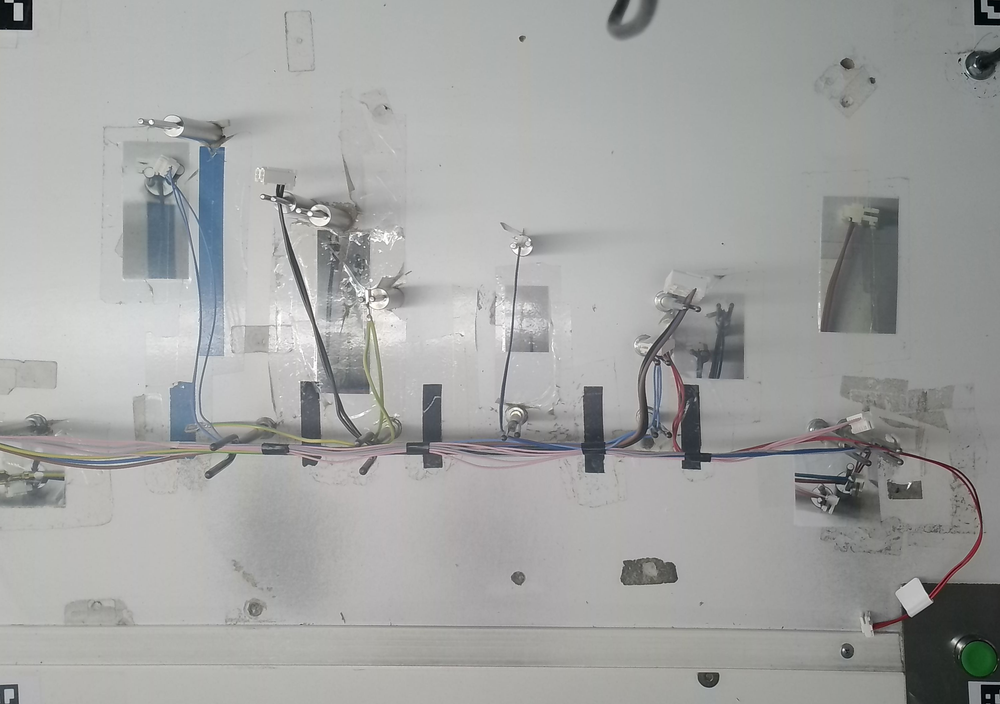
#> input picture Z2_0_4.png, 1000 x 704 px, shrunk from 3077 x 2167 before the run
$ python test_mapper.py
#> lines starting #> are read from the running program, lines starting #| are printed output that depends on the picture
### utils/roi_cropper.py
import numpy as np


class ROICropper:
    def __init__(self, roi_data):
        self.roi_objects = {}
        self.total_rois = 0
        self.process_rois(roi_data)

    def _to_float(self, value):
        """Convert tensor or any numeric type to Python float"""
        if hasattr(value, "item"):  # PyTorch tensor or numpy scalar
            return float(value.item())
        return float(value)

    def process_rois(self, roi_data):
        """Process ROI data and categorize by type"""
        if not isinstance(roi_data, dict):
            raise TypeError("ROI data must be a dictionary.")

        for key, value in roi_data.items():
            if isinstance(value, list):
                valid_rois = []
                for obj in value:
                    roi_type = self.detect_roi_type(obj)
                    if roi_type:
                        valid_rois.append({**obj, "_type": roi_type})

                if valid_rois:
                    self.roi_objects[key] = valid_rois
                    self.total_rois += len(valid_rois)

            elif isinstance(value, dict):
                roi_type = self.detect_roi_type(value)
                if roi_type:
                    self.roi_objects[key] = [{**value, "_type": roi_type}]
                    self.total_rois += 1

        if self.total_rois == 0:
            raise ValueError("No valid ROI objects found in the data")

    def detect_roi_type(self, obj):
        """Detect ROI type: 'center' (square) or 'rectangle'"""
        if not isinstance(obj, dict):
            return None

        # Check for center-based ROI (square)
        if "center" in obj and "relative_half_size" in obj:
            center = obj["center"]
            if isinstance(center, dict) and "x" in center and "y" in center:
                try:
                    self._to_float(center["x"])
                    self._to_float(center["y"])
                    self._to_float(obj["relative_half_size"])
                    return "center"
                except (ValueError, TypeError, AttributeError):
                    return None

        # Check for rectangle ROI (start/end points)
        if "start" in obj and "end" in obj:
            start = obj["start"]
            end = obj["end"]
            if isinstance(start, dict) and isinstance(end, dict):
                if "x" in start and "y" in start and "x" in end and "y" in end:
                    try:
                        self._to_float(start["x"])
                        self._to_float(start["y"])
                        self._to_float(end["x"])
                        self._to_float(end["y"])
                        return "rectangle"
                    except (ValueError, TypeError, AttributeError):
                        return None

        return None

    # [21 lines left out: function calculate_roi_bounds_center, not called in this run]

    def calculate_roi_bounds_rectangle(self, image_width, image_height, roi):
        """Calculate bounds for rectangle ROI (start/end points)"""
        # Convert to Python float first
        start_x = self._to_float(roi["start"]["x"]) * image_width
        start_y = self._to_float(roi["start"]["y"]) * image_height
        end_x = self._to_float(roi["end"]["x"]) * image_width
        end_y = self._to_float(roi["end"]["y"]) * image_height

        # Now round() will work
        start_x = int(round(start_x))
        start_y = int(round(start_y))
        end_x = int(round(end_x))
        end_y = int(round(end_y))

        x1 = min(start_x, end_x)
        x2 = max(start_x, end_x)
        y1 = min(start_y, end_y)
        y2 = max(start_y, end_y)

        return x1, y1, x2, y2

    def calculate_roi_bounds(self, image_width, image_height, roi):
        """Universal function to calculate ROI bounds based on type"""
        roi_type = roi.get("_type")

        if roi_type == "center":
            return self.calculate_roi_bounds_center(image_width, image_height, roi)
        elif roi_type == "rectangle":
            return self.calculate_roi_bounds_rectangle(image_width, image_height, roi)
        else:
            raise ValueError(f"Unknown ROI type: {roi_type}")

    def crop(self, image):
        """Crop all ROIs from the image"""
        if not isinstance(image, np.ndarray):
            raise TypeError("Input image must be a NumPy array.")

        height, width = image.shape[:2]
        cropped_images = {}

        for category_name, roi_list in self.roi_objects.items():
            for roi in roi_list:
                roi_id = roi.get("id", 0)
                roi_type = roi.get("_type", "unknown")

                try:
                    x1, y1, x2, y2 = self.calculate_roi_bounds(width, height, roi)

                    # Clamp to image boundaries
                    x1 = max(0, min(x1, width))
                    x2 = max(0, min(x2, width))
                    y1 = max(0, min(y1, height))
                    y2 = max(0, min(y2, height))

                    # Validate bounds
                    if x2 <= x1 or y2 <= y1:
                        continue

                    # Crop the ROI
                    cropped_roi = image[y1:y2, x1:x2]

                    if cropped_roi.size == 0:
                        continue

                    # Create unique key
                    key = f"{category_name.upper()}_{roi_id:03d}"
                    cropped_images[key] = cropped_roi

                except Exception as e:
                    print(f"Error cropping {category_name} {roi_id}: {e}")
                    continue

        return cropped_images

### utils/yolo_roi_mapper.py
import cv2
import numpy as np
import matplotlib.pyplot as plt
import os
import json

from utils.roi_cropper import ROICropper
from utils.constants import RELATIVE_HALF_SIZE_RASNET as RELATIVE_HALF_SIZE

RELATIVE_HALF_SIZE = 0.052


class YOLOROIMapper:

    def __init__(self, class_names=["label", "tape"]):
        self.class_names = class_names or []
        self.colors = [
            (255, 0, 0),
            (0, 255, 0),
            (0, 0, 255),
            (255, 255, 0),
            (255, 0, 255),
            (0, 255, 255),
            (128, 0, 0),
            (0, 128, 0),
            (0, 0, 128),
            (128, 128, 0),
        ]

    # [351 lines left out: functions load_positions_json, get_tape_roi_coordinates, load_yolo_annotations_from_file, map_roi_annotations_to_original, process_roi_mapping, visualize_rois_on_image and 1 more, not called in this run]

### test_mapper.py
import cv2
import json
from utils.roi_cropper import ROICropper
from utils.yolo_roi_mapper import YOLOROIMapper

def main():
    # 1. Load original image and ROI data
    original_img_path = "Z2_0_4.png"
    original_image = cv2.imread(original_img_path)
#> original_image is the input picture: shape (704, 1000, 3); mean B, G, R 162.1, 163.3, 162.1
    if original_image is None:
        print(f"Error: Could not load image {original_img_path}")
        return

    positions_json_path = "rois_z2.json"
    try:
        with open(positions_json_path, 'r') as f:
#> (reads rois_z2.json from the repository)
            roi_data = json.load(f)
    except (FileNotFoundError, json.JSONDecodeError) as e:
        print(f"Error loading ROI data: {e}")
        return

    # 2. Use ROICropper to get cropped images
    try:
        cropper = ROICropper(roi_data)
        cropped_images = cropper.crop(original_image)
#> after the loop in crop, `for category_name, roi_list in self.roi_objects.items():`: cropped_images = 6 items
#> cropped_images = 6 items

        # Display the cropped images
        print(f"Successfully cropped {len(cropped_images)} ROIs.")
#| Successfully cropped 6 ROIs.
        for key, cropped_img in cropped_images.items():
            cv2.imshow(f"Cropped ROI: {key}", cropped_img)
#> this loop made 6 passes
#> key on passes 1 to 6: 'TAPES_001', 'TAPES_002', 'TAPES_003', 'TAPES_004', 'TAPES_005', 'WIRES_001'
#> pass 1, in main, `cv2.imshow(f"Cropped ROI: {key}", cropped_img)`:
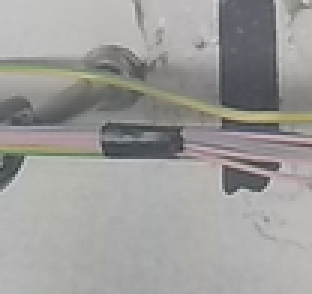
#> window 'Cropped ROI: TAPES_001': shape (98, 104, 3) (shown 3 times larger); mean B, G, R 153.8, 156, 156.7
#> pass 2, in main, `cv2.imshow(f"Cropped ROI: {key}", cropped_img)`:
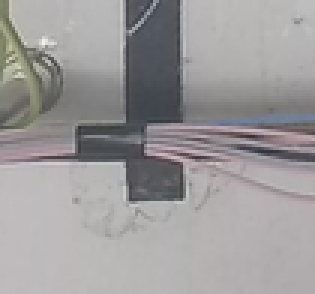
#> window 'Cropped ROI: TAPES_002': shape (98, 105, 3) (shown 3 times larger); mean B, G, R 154.7, 154.3, 156.5
        print("Press any key to close the cropped ROI windows.")
        cv2.waitKey(0)
        cv2.destroyAllWindows()

    except Exception as e:
        print(f"Error during cropping: {e}")
        return

    # 3. Mocked YOLO annotations for the detected objects in the ROIs
    # In a real scenario, you would run an object detection model on the `cropped_images`
    multiple_tapes_annotations = {
        1: [[float(x) for x in "1 0.45625 0.48203125 0.28515625 0.1203125".split()]],
        2: [[float(x) for x in "1 0.34375 0.48671875 0.23984375 0.1265625".split()]],
        3: [[float(x) for x in "1 0.33671875 0.49375 0.25390625 0.125".split()]],
        4: [[float(x) for x in "1 0.3390625 0.4203125 0.26640625 0.10703125".split()]],
        5: [],
    }

    # 4. Use YOLOROIMapper to map annotations and visualize
    class_names = ["label", "tape"]
    mapper = YOLOROIMapper(class_names)

#> (the run stopped early here; a loop or call above may not have finished)
